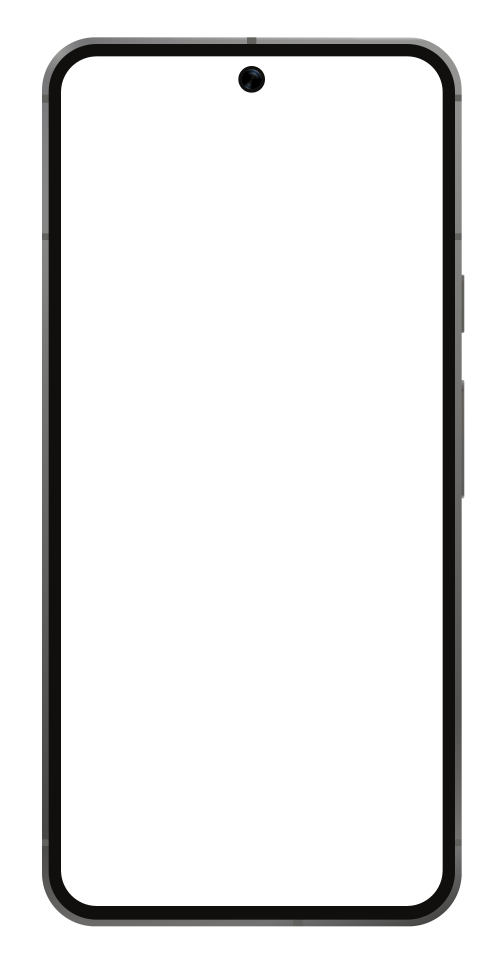
#> input picture Exports/Android Phone/Pixel 8/Pixel 8 - Hazel.png, 1511 x 2896 px (shown at 1/3 size)
$ python -i reorganize.py   (imports and definitions only)
#> lines starting #> are read from the running program, lines starting #| are printed output that depends on the picture
#!/usr/bin/env python3

from __future__ import annotations

import argparse
import logging
import re
import shutil
import unicodedata
from pathlib import Path

IMAGE_EXTENSIONS = {".png"}

TOP_LEVEL_RULES = {
    "android phone": ("phone", "android", None),
    "android tablet": ("tablet", "android", None),
    "ios": ("phone", "ios", "apple"),
    "ipados": ("tablet", "ipados", "apple"),
    "macbook": ("laptop", "macos", "apple"),
    "mac desktop": ("desktop", "macos", "apple"),
    "windows laptop": ("laptop", "windows", None),
    "windows desktop": ("desktop", "windows", None),
}

MANUFACTURERS = {
    "apple": "apple",
    "google": "google",
    "pixel": "google",
    "samsung": "samsung",
    "dell": "dell",
    "lenovo": "lenovo",
    "microsoft": "microsoft",
    "huawei": "huawei",
}

# [9 lines left out: function contains_variant_token, not called in this run]


def clean(text: str) -> str:
    return re.sub(r"\s+", " ", text).strip()


# [36 lines left out: functions slugify, ensure_unique, infer_manufacturer, strip_known_suffix_tokens, not called in this run]


def crop_empty_pixels(src: Path, dst: Path, rotate_degrees: int = 0) -> None:
#> called with dst = 'out.png', rotate_degrees = 0
    try:
        from PIL import Image, ImageChops  # type: ignore[import-not-found]
    except ImportError:
        logging.error("Pillow not installed; copying without crop: %s", src)
        shutil.copy2(src, dst)
        return

    try:
        with Image.open(src) as img:
#> img is the input picture: PIL image 1511x2896 RGBA; mean R, G, B, A 5.1, 5, 4.8, 25.4
            img.load()
            if rotate_degrees:
                img = img.rotate(rotate_degrees, expand=True)

            if "A" in img.getbands() or "transparency" in img.info:
                alpha = img.getchannel("A") if "A" in img.getbands() else img.split()[-1]
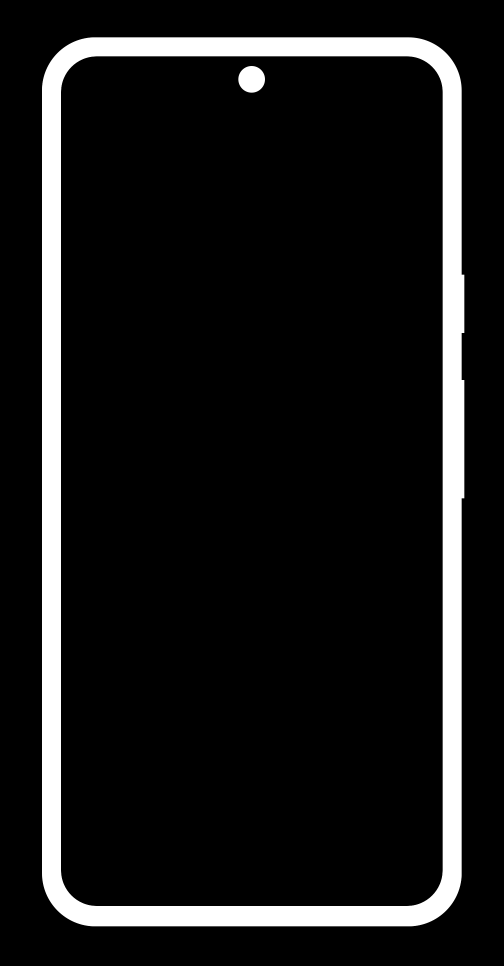
#> alpha: PIL image 1511x2896 L (shown at 1/3 size); min 0, max 255, mean 25.4
                bbox = alpha.getbbox()
#> bbox = (126, 112, 1393, 2779)
            else:
                bg = Image.new(img.mode, img.size, img.getpixel((0, 0)))
                diff = ImageChops.difference(img, bg)
                bbox = diff.getbbox()

            if not bbox or bbox == (0, 0, img.width, img.height):
                shutil.copy2(src, dst)
                return

            cropped = img.crop(bbox)
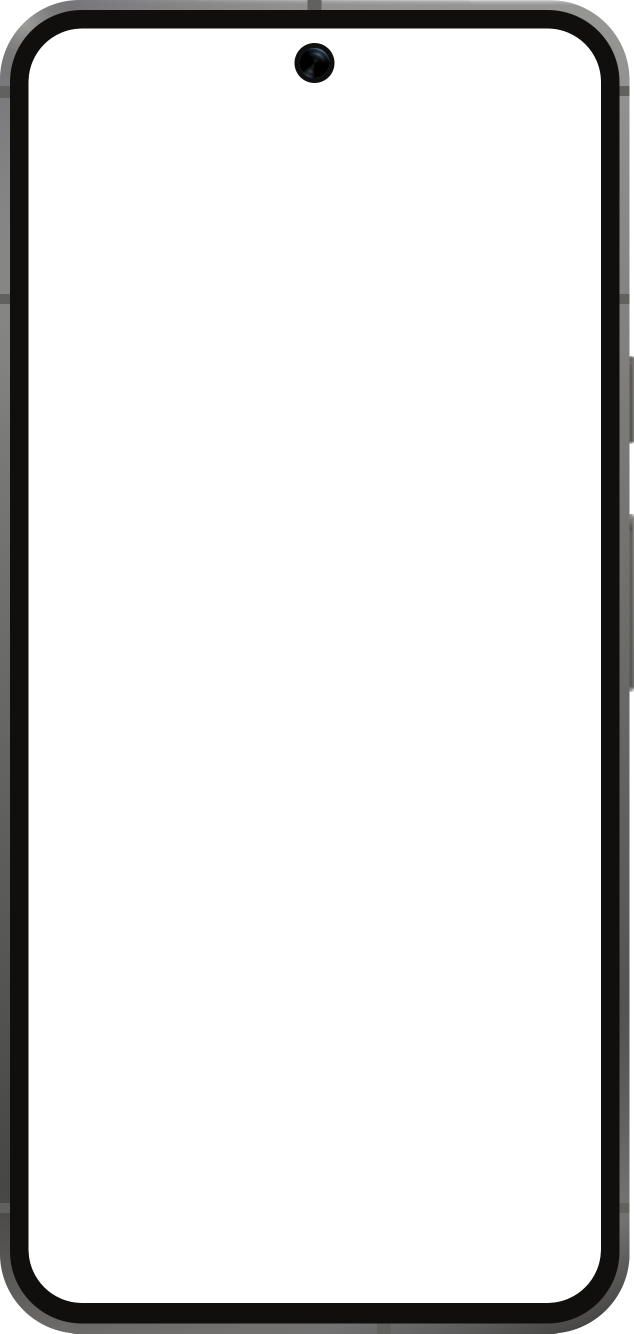
#> cropped: PIL image 1267x2667 RGBA (shown at 1/2 size); mean R, G, B, A 6.5, 6.5, 6.2, 32.9; transparent parts drawn white
            cropped.save(dst, format=img.format)
    except OSError as exc:
        logging.error("Failed to crop %s: %s", src, exc)
        shutil.copy2(src, dst)


# [290 lines left out: functions split_chip_models, build_variant_filename, infer_ios_model, infer_ipad_model, infer_model_and_manufacturer, process_file and 1 more, not called in this run]


# [2 lines not run here, left out]

>>> result = crop_empty_pixels('Exports/Android Phone/Pixel 8/Pixel 8 - Hazel.png', 'out.png')
